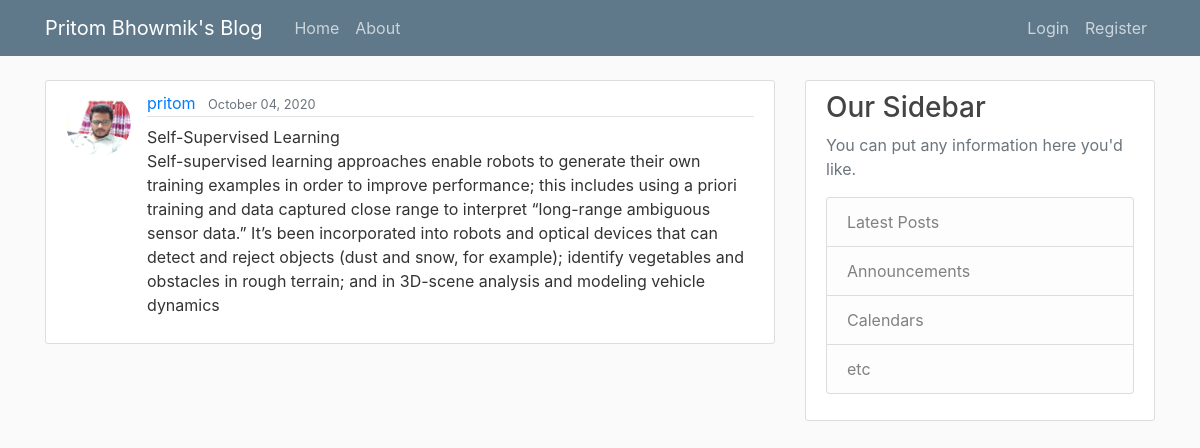
/post/16/, run on the app's committed database.
### blog/models.py (models this page shows, shortened)
class Post(models.Model):
    title = models.CharField(max_length=100)
    content = models.TextField()
    date_posted = models.DateTimeField(default=timezone.now)
    author = models.ForeignKey(User, on_delete=models.CASCADE)

### users/models.py (models this page shows, shortened)
class Profile(models.Model):
    user = models.OneToOneField(User, on_delete=models.CASCADE)
    image = models.ImageField(default='default.jpg', upload_to='profile_pics')

### blog/views.py (the view)
# urls.py: path('post/<int:pk>/', PostDetailView.as_view(), name='post-detail'),
class PostDetailView(DetailView):
    model = Post

### blog/templates/blog/post_detail.html (shortened to what this page needs)
{% extends "blog/base.html" %} {% block content %}
<article class="media content-section">
  <img
    class="rounded-circle article-img"
    src="{{ object.author.profile.image.url }} "
  />
  <div class="media-body">
    <div class="article-metadata">
      <a class="mr-2" href="#">{{ object.author }}</a>
      <small class="text-muted">{{ object.date_posted |date:"F d, Y" }}</small>
    </div>
    <h2 class="article-title"></h2>{{ object.title }}</h2>
    <p class="article-content">{{ object.content }}</p>
  </div>
</article>
{% endblock content %}

### blog/static/blog/main.css (style rules this page uses)
body { background: #fafafa; color: #333333; margin-top: 5rem; }
.content-section { background: #ffffff; padding: 10px 20px; border: 1px solid #dddddd; border-radius: 3px; margin-bottom: 20px; }
.article-content { white-space: pre-line; }
.article-img { height: 65px; width: 65px; margin-right: 16px; }
.article-metadata { padding-bottom: 1px; margin-bottom: 4px; border-bottom: 1px solid #e3e3e3; }

### data on the page
Post: author.profile.image (picture), author "pritom", date_posted "October 04, 2020", title "Self-Supervised Learning", content "Self-supervised learning approaches enable robots to generate their own training examples in order to improve performance; this includes using a priori training and data captured close range to interpret “long-range ambiguous sensor data.” It’s been incorporated into robots and optical devices that can detect and reject objects (dust and snow, for example); identify vegetables and obstacles in rough terrain; and in 3D-scene analysis and modeling vehicle dynamics"
